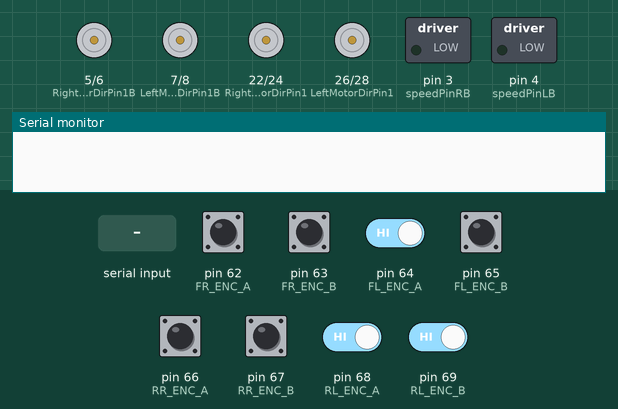
Simulated run of this sketch. Board: Arduino Mega 2560, built with avr-gcc and run on an emulated ATmega2560. Shown: motor-driver pin pairs drawn as motors (green arrow = first pin HIGH = forward, orange = second pin HIGH = backward, longer = more drive, scaled by the enable pin), switched loads named in the sketch (green lamp = pin HIGH), the last lines printed to the serial monitor. The test bench sets the inputs (shaded band); at power-on: pin 62 (FR_ENC_A), pin 63 (FR_ENC_B), pin 64 (FL_ENC_A), pin 65 (FL_ENC_B), pin 66 (RR_ENC_A), pin 67 (RR_ENC_B), pin 68 (RL_ENC_A), pin 69 (RL_ENC_B) HIGH.

Above: at 1.2 s.
1.3 s: "s\n" received over Serial
At 1.7 s:
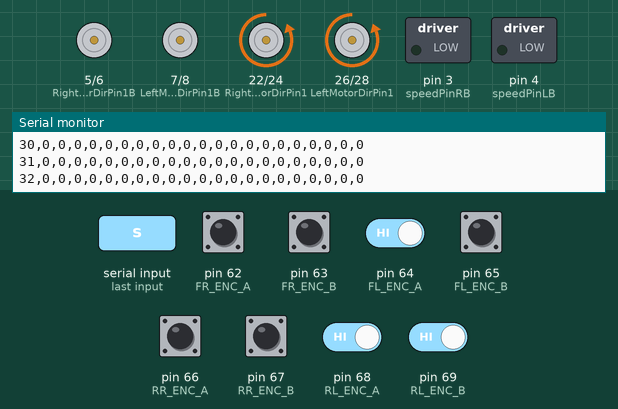
2.8 s: pin 68 (RL_ENC_A) driven LOW
At 3.9 s:
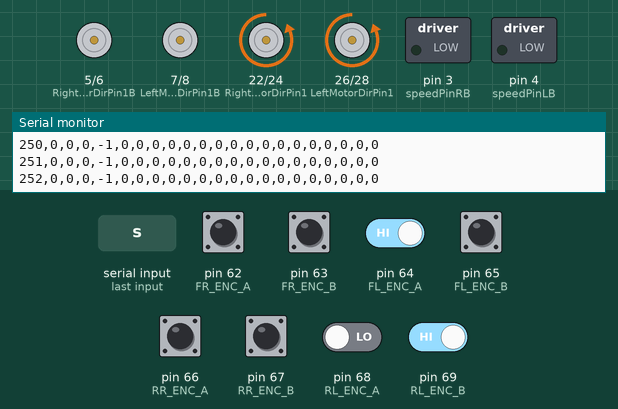
4.4 s: pin 64 (FL_ENC_A) driven LOW
At 5.6 s:
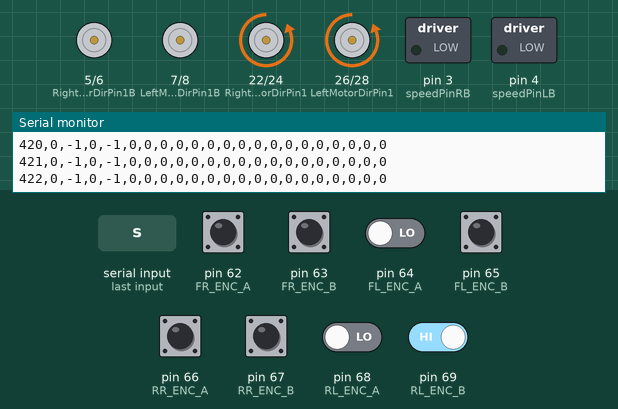
5.9 s: pin 69 (RL_ENC_B) driven LOW
At 6.6 s:
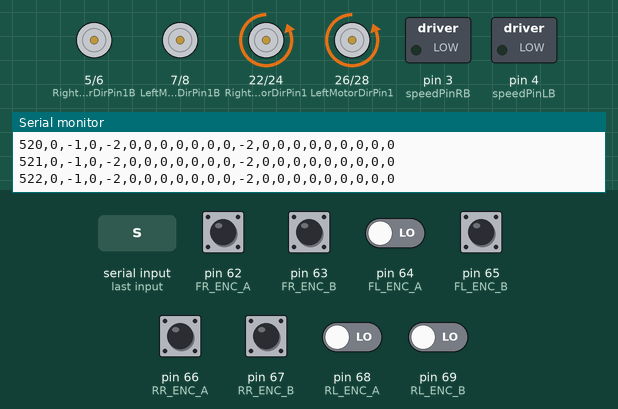
7.4 s: "u\n" received over Serial
At 7.56 s:
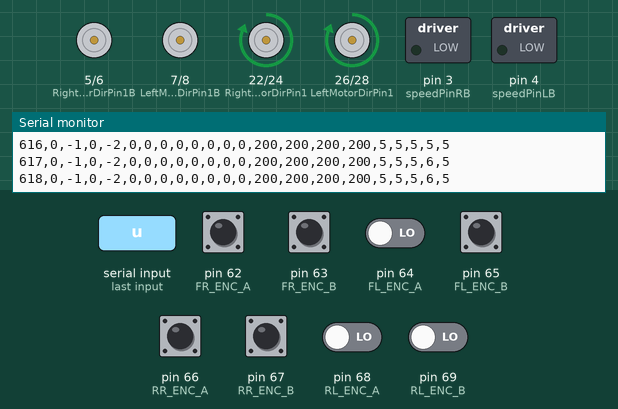
10.4 s: "d\n" received over Serial
At 10.7 s:
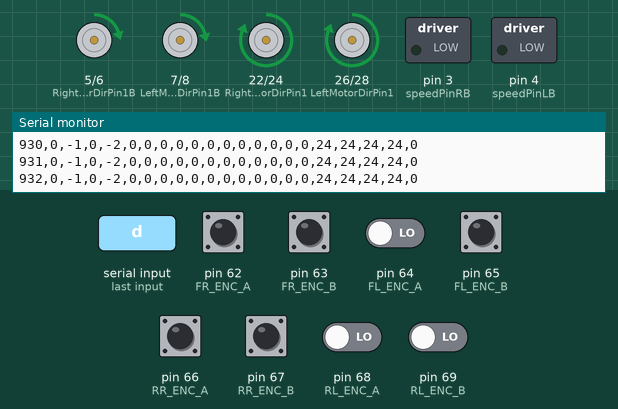
Timing chart, 0 to 12.9 s (numbered marks = the images above; inputs shaded):
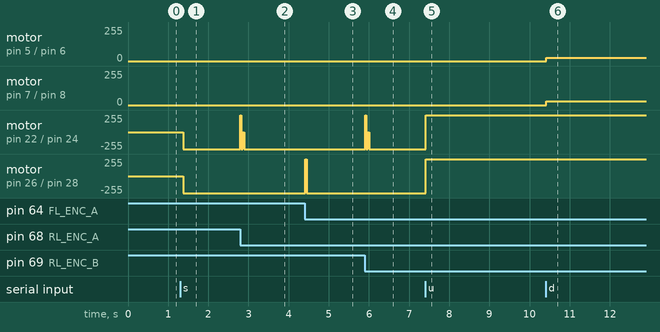

Measured:
- after the input at 1.3 s, motor on pin 22 (RightMotorDirPin1) / pin 24 (RightMotorDirPin2), motor on pin 26 (LeftMotorDirPin1) / pin 28 (LeftMotorDirPin2): stopped → backward 255/255 after 0.07 s
- after the input at 2.8 s, motor on pin 22 (RightMotorDirPin1) / pin 24 (RightMotorDirPin2): backward 255/255 → forward 255/255 at once, → backward 255/255 0.02 s later, → backward 1/255 0.04 s later, → backward 255/255 0.04 s later
- after the input at 4.4 s, motor on pin 26 (LeftMotorDirPin1) / pin 28 (LeftMotorDirPin2): backward 255/255 → forward 255/255 at once, → backward 255/255 0.04 s later
- after the input at 5.9 s, motor on pin 22 (RightMotorDirPin1) / pin 24 (RightMotorDirPin2): backward 255/255 → forward 255/255 at once, → backward 255/255 0.02 s later, → backward 1/255 0.04 s later, → backward 255/255 0.04 s later
- after the input at 7.4 s, motor on pin 22 (RightMotorDirPin1) / pin 24 (RightMotorDirPin2), motor on pin 26 (LeftMotorDirPin1) / pin 28 (LeftMotorDirPin2): backward 255/255 → forward 255/255 at once
- after the input at 10.4 s, motor on pin 5 (RightMotorDirPin1B) / pin 6 (RightMotorDirPin2B): stopped → forward 24/255 at once; motor on pin 7 (LeftMotorDirPin1B) / pin 8 (LeftMotorDirPin2B): stopped → forward 28/255 at once

The sketch:

motor_control_1.ino
```cpp
// (licence header left out)
//================================================================================================//
// Include Files                                                                                  //
//================================================================================================//
#include <avr/interrupt.h>
#include <TimerOne.h>

//================================================================================================//
// Global Variables                                                                               //
//================================================================================================//
// For Encoder
const int FR_ENC_A = 62;
const int FR_ENC_B = 63;
const int FL_ENC_A = 64;
const int FL_ENC_B = 65;
const int RR_ENC_A = 66;
const int RR_ENC_B = 67;
const int RL_ENC_A = 68;
const int RL_ENC_B = 69;

int rl_cnt = 0, rr_cnt = 0, fl_cnt = 0, fr_cnt = 0;
int fr_a_now, fr_b_now, fl_a_now, fl_b_now, rr_a_now, rr_b_now, rl_a_now, rl_b_now;
int fr_a_pre, fr_b_pre, fl_a_pre, fl_b_pre, rr_a_pre, rr_b_pre, rl_a_pre, rl_b_pre;

// For Motor
const byte SPEED = 100;
const byte TURN_SPEED = 160;

const byte speedPinR = 9;                 // Front Wheel PWM pin connect Right MODEL-X ENA
const byte RightMotorDirPin1  = 22;       // Front Right Motor direction pin 1 to Right MODEL-X IN1  (K1)
const byte RightMotorDirPin2  = 24;       // Front Right Motor direction pin 2 to Right MODEL-X IN2   (K1)

const byte speedPinL = 10;                 // Front Wheel PWM pin connect Right MODEL-X ENA
const byte LeftMotorDirPin1  = 26;        // Front Left Motor direction pin 1 to Right MODEL-X IN3 (K3)
const byte LeftMotorDirPin2  = 28;        // Front Left Motor direction pin 2 to Right MODEL-X IN4 (K3)

const byte speedPinRB = 3;                // Rear Wheel PWM pin connect Left MODEL-X ENA
const byte RightMotorDirPin1B = 5;        // Rear Right Motor direction pin 1 to Left  MODEL-X IN1 ( K1)
const byte RightMotorDirPin2B = 6;        // Rear Right Motor direction pin 2 to Left  MODEL-X IN2 ( K1)

const byte speedPinLB = 4;                // Rear Wheel PWM pin connect Left MODEL-X ENB
const byte LeftMotorDirPin1B = 7;         // Rear Left Motor direction pin 1 to Left  MODEL-X IN3  (K3)
const byte LeftMotorDirPin2B = 8;         // Rear Left Motor direction pin 2 to Left  MODEL-X IN4 (K3)

int cnt_now[4] = {0, 0, 0, 0};            // Current encoder counter for 4 motors [-]
int cnt_pre[4] = {0, 0, 0, 0};            // Previous encoder counter for 4 motors [-]
long omega_res_x1000[4] = {0, 0, 0, 0};         // Rotation speed for 4 motors [10^-3 deg/sec]
long omega_res_x1000_lpf[4] = {0, 0, 0, 0};     // LPF output of Rotation speed for 4 motors [10^-3 deg/sec]
long omega_res_x1000_lpf_tmp[4] = {0, 0, 0, 0}; // Temporary for LPF
long g_omega[4] = {5, 5, 5, 5};           // Cutoff angular frequency [rad/sec]
long omega_cmd_x1000[4] = {0, 0, 0, 0};         // Rotation speed command [10^-3 deg/sec]
long e_omega[4] = {0, 0, 0, 0};           //
long int_e_omega[4] = {0, 0, 0, 0};       //
long aaa[4] = {1, 1, 1, 1};               //
long Kp[4] = {1, 1, 1, 1};                //
long Ki[4] = {1, 1, 1, 1};                //
int vout[4] = {0, 0, 0, 0};               // Voltage output for 4 motor drivers [0 - 255]
long pi100 = 314;                         // Pi x 100
long _dt10 = 1000;                        // (sampling_time / 1,000,000)^-1 [10^-1 sec^-1]
long dt1000 = 10;                         // (sampling_time / 1,000,000) * 1000 [10^-3 sec]

// 周期データ取得用
int n = 0;                                // サンプルカウンタ変数
byte start_bit = 0;                       // サンプリング開始ビット
long sampling_time = 9999;                // サンプリング時間[us]
int duty = 0;                             // モータ回転速度[0～255]

//================================================================================================//
// go_advance(int speed )                                                                         //
//   Argument : speed - PWM value                                                                 //
//   Return   : none                                                                              //
//================================================================================================//
void go_advance(int speed) {
  //  FR_fwd(speed);
  FL_fwd(speed);
  RR_fwd(speed);
  RL_fwd(speed);
}

//================================================================================================//
// FR_fwd(int speed), FL                                                                          //
//   Argument : speed - PWM value                                                                 //
//   Return   : none                                                                              //
//================================================================================================//
void FR_fwd(int speed) {
  digitalWrite(RightMotorDirPin1, HIGH);
  digitalWrite(RightMotorDirPin2, LOW);
  analogWrite(speedPinR, speed);
}

void FR_bck(int speed) {
  digitalWrite(RightMotorDirPin1, LOW);
  digitalWrite(RightMotorDirPin2, HIGH);
  analogWrite(speedPinR, speed);
}

void FL_fwd(int speed) {
  digitalWrite(LeftMotorDirPin1, HIGH);
  digitalWrite(LeftMotorDirPin2, LOW);
  analogWrite(speedPinL, speed);
}

void FL_bck(int speed) {
  digitalWrite(LeftMotorDirPin1, LOW);
  digitalWrite(LeftMotorDirPin2, HIGH);
  analogWrite(speedPinL, speed);
}

void RR_fwd(int speed) {
  digitalWrite(RightMotorDirPin1B, HIGH);
  digitalWrite(RightMotorDirPin2B, LOW);
  analogWrite(speedPinRB, speed);
}
void RR_bck(int speed) {
  digitalWrite(RightMotorDirPin1B, LOW);
  digitalWrite(RightMotorDirPin2B, HIGH);
  analogWrite(speedPinRB, speed);
}
void RL_fwd(int speed) {
  digitalWrite(LeftMotorDirPin1B, HIGH);
  digitalWrite(LeftMotorDirPin2B, LOW);
  analogWrite(speedPinLB, speed);
}
void RL_bck(int speed) {
  digitalWrite(LeftMotorDirPin1B, LOW);
  digitalWrite(LeftMotorDirPin2B, HIGH);
  analogWrite(speedPinLB, speed);
}

void stop_Stop() {
  analogWrite(speedPinLB, 0);
  analogWrite(speedPinRB, 0);
  analogWrite(speedPinL, 0);
  analogWrite(speedPinR, 0);
}

//================================================================================================//
// gpio_init() --- Initialize GPIO input/output settings                                          //
// Argument : none                                                                                //
// Return   : none                                                                                //
//================================================================================================//
void gpio_init() {
  // Encoder pin setting
  pinMode (RL_ENC_A, INPUT);
  pinMode (RL_ENC_B, INPUT);
  pinMode (RR_ENC_A, INPUT);
  pinMode (RR_ENC_B, INPUT);
  pinMode (FL_ENC_A, INPUT);
  pinMode (FL_ENC_B, INPUT);
  pinMode (FR_ENC_A, INPUT);
  pinMode (FR_ENC_B, INPUT);

  // Motor control port setting
  pinMode(RightMotorDirPin1, OUTPUT);
  pinMode(RightMotorDirPin2, OUTPUT);
  pinMode(speedPinL, OUTPUT);

  pinMode(LeftMotorDirPin1, OUTPUT);
  pinMode(LeftMotorDirPin2, OUTPUT);
  pinMode(speedPinR, OUTPUT);

  pinMode(RightMotorDirPin1B, OUTPUT);
  pinMode(RightMotorDirPin2B, OUTPUT);
  pinMode(speedPinLB, OUTPUT);

  pinMode(LeftMotorDirPin1B, OUTPUT);
  pinMode(LeftMotorDirPin2B, OUTPUT);
  pinMode(speedPinRB, OUTPUT);

  stop_Stop();
}

//================================================================================================//
// Setups                                                                                         //
//================================================================================================//
void setup() {
  gpio_init();                      // Initialize GPIO
  Serial.begin (230400);            // Initialize Serial

  // Initialize Pin change interrupt
  cli();
  PCICR = 0x04;                     // Enables PORT K Pin Change Interrupt
  PCMSK0 = 0x00;                    // Disables all PORT B Pin Change Interrupt
  PCMSK1 = 0x00;                    // Disables all PORT J Pin Change Interrupt
  PCMSK2 = 0xff;                    // Enables all PORT K Pin Change Interrupt
  sei();

  // Timer1割込の設定
  Timer1.initialize(sampling_time); // サンプリングタイムを設定して初期化
  Timer1.attachInterrupt(flash);    // 割り込み関数を登録

  // 各ピンの初期値を設定
  rl_a_pre = digitalRead(RL_ENC_A);
  rl_b_pre = digitalRead(RL_ENC_B);
  rr_a_pre = digitalRead(RR_ENC_A);
  rr_b_pre = digitalRead(RR_ENC_B);
  fl_a_pre = digitalRead(FL_ENC_A);
  fl_b_pre = digitalRead(FL_ENC_B);
  fr_a_pre = digitalRead(FR_ENC_A);
  fr_b_pre = digitalRead(FR_ENC_B);
}

//================================================================================================//
// Pin Change Interrupt Function                                                                  //
// MEMO : This function counts the encoder pulse                                                  //
//================================================================================================//
ISR(PCINT2_vect) {
  // Get current input value of the each encoder output
  fr_a_now = digitalRead(FR_ENC_A);
  fr_b_now = digitalRead(FR_ENC_B);
  fl_a_now = digitalRead(FL_ENC_A);
  fl_b_now = digitalRead(FL_ENC_B);
  rr_a_now = digitalRead(RR_ENC_A);
  rr_b_now = digitalRead(RR_ENC_B);
  rl_a_now = digitalRead(RL_ENC_A);
  rl_b_now = digitalRead(RL_ENC_B);

  // If the previous and the current state of the phase A are different, that means a Pulse has occured
  // If the phase B state is different to the phase A state, that means the encoder is rotating clockwise
  // Front Right Encoder
  if (fr_a_now != fr_a_pre) {
    if (fr_a_now == 0) {
      if (fr_b_now == 0) fr_cnt--;
      else               fr_cnt++;
    } else {
      if (fr_b_now == 0) fr_cnt++;
      else               fr_cnt--;
    }
  } else if (fr_b_now != fr_b_pre) {
    if (fr_b_now == 0) {
      if (fr_a_now == 0) fr_cnt++;
      else               fr_cnt--;
    } else {
      if (fr_a_now == 0) fr_cnt--;
      else               fr_cnt++;
    }
  }

  // Front Left Encoder
  else if (fl_a_now != fl_a_pre) {
    if (fl_a_now == 0) {
      if (fl_b_now == 0) fl_cnt++;
      else               fl_cnt--;
    } else {
      if (fl_b_now == 0) fl_cnt--;
      else               fl_cnt++;
    }
  } else if (fl_b_now != fl_b_pre) {
    if (fl_b_now == 0) {
      if (fl_a_now == 0) fl_cnt--;
      else               fl_cnt++;
    } else {
      if (fl_a_now == 0) fl_cnt++;
      else               fl_cnt--;
    }
  }

  // Rear Right Encoder
  else if (rr_a_now != rr_a_pre) {
    if (rr_a_now == 0) {
      if (rr_b_now == 0) rr_cnt--;
      else               rr_cnt++;
    } else {
      if (rr_b_now == 0) rr_cnt++;
      else               rr_cnt--;
    }
  } else if (rr_b_now != rr_b_pre) {
    if (rr_b_now == 0) {
      if (rr_a_now == 0) rr_cnt++;
      else               rr_cnt--;
    } else {
      if (rr_a_now == 0) rr_cnt--;
      else               rr_cnt++;
    }
  }

  // Rear Left Encoder
  else if (rl_a_now != rl_a_pre) {
    if (rl_a_now == 0) {
      if (rl_b_now == 0) rl_cnt++;
      else               rl_cnt--;
    } else {
      if (rl_b_now == 0) rl_cnt--;
      else               rl_cnt++;
    }
  } else if (rl_b_now != rl_b_pre) {
    if (rl_b_now == 0) {
      if (rl_a_now == 0) rl_cnt--;
      else               rl_cnt++;
    } else {
      if (rl_a_now == 0) rl_cnt++;
      else               rl_cnt--;
    }
  }

  fr_a_pre = fr_a_now; // Updates the previous state of the phase A with the current state
  fr_b_pre = fr_b_now; // Updates the previous state of the phase B with the current state
  fl_a_pre = fl_a_now; // Updates the previous state of the phase A with the current state
  fl_b_pre = fl_b_now; // Updates the previous state of the phase B with the current state
  rr_a_pre = rr_a_now; // Updates the previous state of the phase A with the current state
  rr_b_pre = rr_b_now; // Updates the previous state of the phase B with the current state
  rl_a_pre = rl_a_now; // Updates the previous state of the phase A with the current state
  rl_b_pre = rl_b_now; // Updates the previous state of the phase B with the current state
}

//================================================================================================//
// void print_label(void) --- print data label                                                    //
//================================================================================================//
void print_label(void) {
  Serial.print("n, cnt_now[0], cnt_now[1], cnt_now[2], cnt_now[3], omega_res_x1000[0], omega_res_x1000[1], omega_res_x1000[2], omega_res_x1000[3], omega_res_x1000_lpf[0], omega_res_x1000_lpf[1], omega_res_x1000_lpf[2], omega_res_x1000_lpf[3], omega_cmd_x1000[0], omega_cmd_x1000[1], omega_cmd_x1000[2], omega_cmd_x1000[3], vout[0], vout[1], vout[2], vout[3], duty\n");
}

//================================================================================================//
// void print_cnt(void) --- print counted value                                                   //
//================================================================================================//
void print_cnt(void) {
  int i;
  Serial.print(n);
  for (i = 0; i < 4; i++) {
    Serial.print(",");
    Serial.print(cnt_now[i]);
  }
  for (i = 0; i < 4; i++) {
    Serial.print(",");
    Serial.print(omega_res_x1000[i]);
  }
  for (i = 0; i < 4; i++) {
    Serial.print(",");
    Serial.print(omega_res_x1000_lpf[i]);
  }
  for (i = 0; i < 4; i++) {
    Serial.print(",");
    Serial.print(omega_cmd_x1000[i]);
  }
  for (i = 0; i < 4; i++) {
    Serial.print(",");
    Serial.print(vout[i]);
  }
  Serial.print(",");
  Serial.print(duty);
  Serial.print("\n");
}

//================================================================================================//
// Timer Interrupt Funtion                                                                        //
// MEMO : This periodic function calculate motor rotation speed and output log data               //
//================================================================================================//
void flash() {
  int i;
  interrupts();                   // 次回の割り込みを許可(これがないと次のタイマ割り込み周期がずれる)

  // Execute motor control if start_bit is 1
  if (start_bit == 1) {
    // Update encoder counter value
    cnt_pre[0] = cnt_now[0];
    cnt_pre[1] = cnt_now[1];
    cnt_pre[2] = cnt_now[2];
    cnt_pre[3] = cnt_now[3];
    cnt_now[0] = fr_cnt;
    cnt_now[1] = fl_cnt;
    cnt_now[2] = rr_cnt;
    cnt_now[3] = rl_cnt;

    // Calculate rotation speed
    for (i = 0; i < 4; i++) {
      omega_res_x1000[i] = ((cnt_now[i] - cnt_pre[i]) * 360) * _dt10 / 300;
      omega_res_x1000_lpf_tmp[i] += (omega_res_x1000[i] - omega_res_x1000_lpf[i]) * dt1000;
      omega_res_x1000_lpf[i] = omega_res_x1000_lpf_tmp[i] * g_omega[i] / 1000;
    }

    // Calculate control output
    for (i = 0; i < 4; i++) {
      e_omega[i] = omega_cmd_x1000[i] - omega_res_x1000_lpf[i];
      int_e_omega[i] += e_omega[i] * dt1000;
      vout[i] = aaa[i] * (Kp[i] * e_omega[i] / 50 + Ki[i] * int_e_omega[i] / 25 / 1000);
      if (vout[i] > 250) vout[i] = 250;
      else if (vout[i] < -250) vout[i] = -250;
    }

    // Apply control output to the motor
    // Front Right motor
    if (vout[0] > 0) {
      FR_fwd(vout[0]);
    } else {
      FR_bck(-vout[0]);
    }
    // Front Left motor
    if (vout[1] > 0) {
      FL_fwd(vout[1]);
    } else {
      FL_bck(-vout[1]);
    }
    // Rear Right motor
    if (vout[2] > 0) {
      FR_fwd(vout[2]);
    } else {
      FR_bck(-vout[2]);
    }
    // Rear Left motor
    if (vout[3] > 0) {
      FR_fwd(vout[3]);
    } else {
      FR_bck(-vout[3]);
    }

    print_cnt();                  // Output log data to upper system
    if (++n == 1000) n = 0;       // Increment sample counter
  }
  // Control output is zero if start_bit is not 1
  else {
    for (i = 0; i < 4; i++) vout[i] = 0;
  }
}

//================================================================================================//
// Main Loop                                                                                      //
//================================================================================================//
void loop() {
  char a;
  uint8_t i;

  if (Serial.available()) {
    a = char(Serial.read());

    if (a == 's') {
      print_label();
      for (i = 0; i < 4; i++) omega_cmd_x1000[i] = 0;
      delay(50);
      start_bit = 1;
    } else if (a == 't') {
      for (i = 0; i < 4; i++) omega_cmd_x1000[i] = 0;
      start_bit = 0;
    } else if (a == 'u') {
      duty += 5;
      if (duty > 250) duty = 250;
      for (i = 0; i < 4; i++) {
        omega_cmd_x1000[i] += 200;
        if (omega_cmd_x1000[i] > 600000) omega_cmd_x1000[i] = 600000;
      }
    } else if (a == 'd') {
      duty -= 5;
      if (duty < 0) duty = 0;
      for (i = 0; i < 4; i++) {
        omega_cmd_x1000[i] -= 200;
        if (omega_cmd_x1000[i] < -600000) omega_cmd_x1000[i] = -600000;
      }
      go_advance(duty);
    }
  }
}
```
